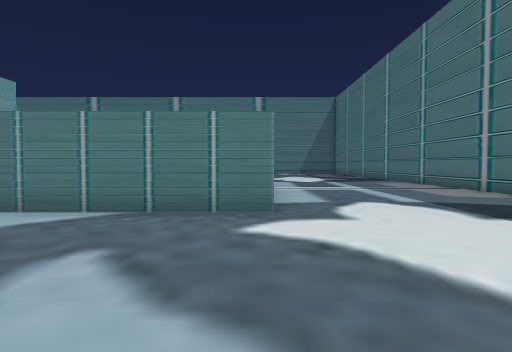
[1] (above)

24 first-person views from a walk through a scene from a Unity 3-D project. The camera is 1.5 m above the floor, tilts 2° down and sees 75° across. The floor is counted in squares, 1.8 m on a side. Each view is taken from the middle of a square. On the plan, view 1 faces up. The plan holds only what a view shows up to about 11 squares ahead; the rest is blank. The place goes on beyond the plan. The player is left out.

[2]
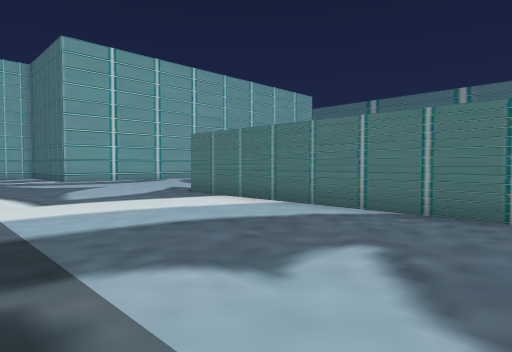

[3]
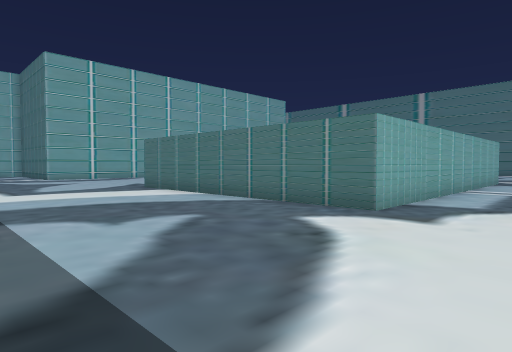

[4]
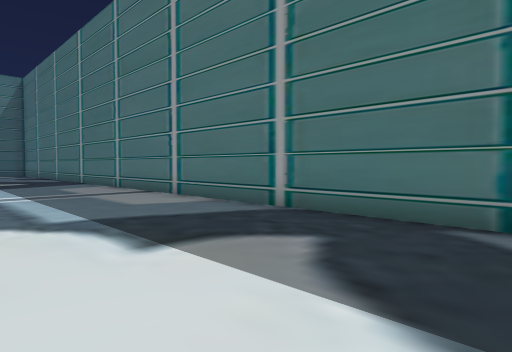

[5]
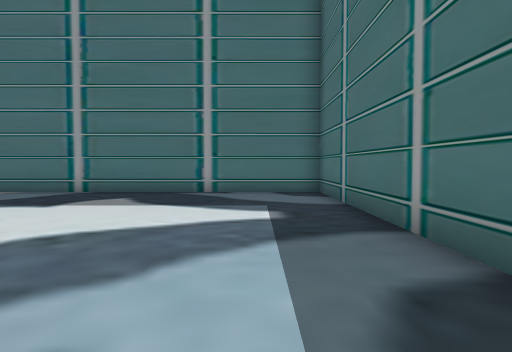

[6]
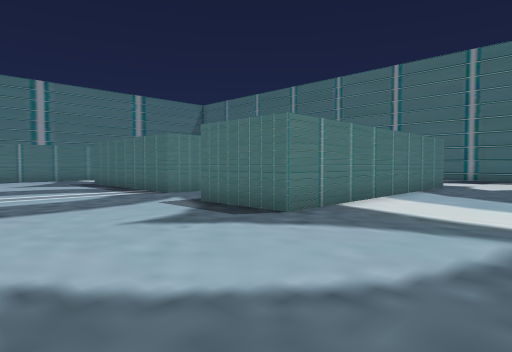

[7]
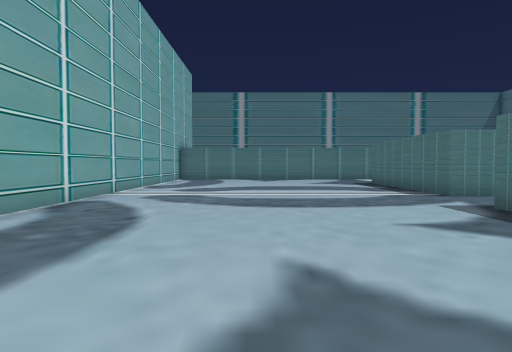

[8]
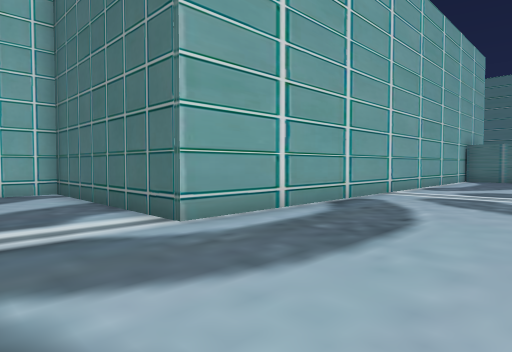

[9]
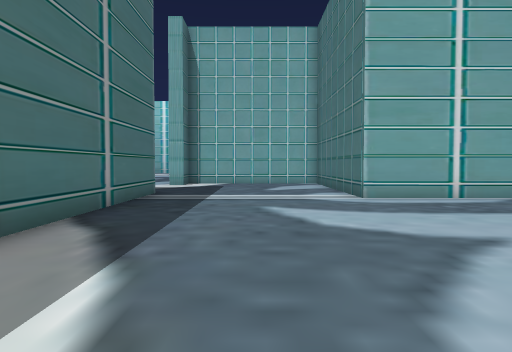

[10]
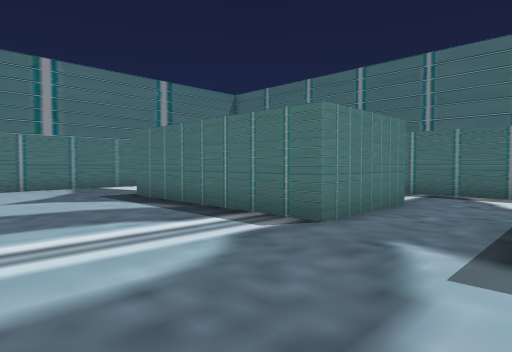

[11]
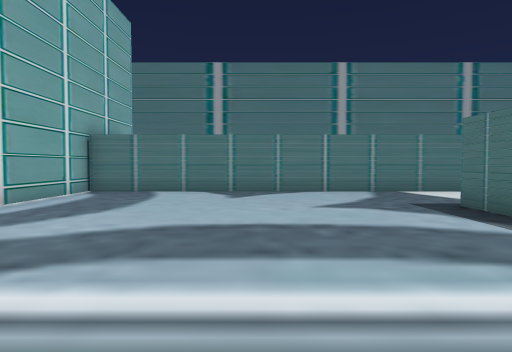

[12]
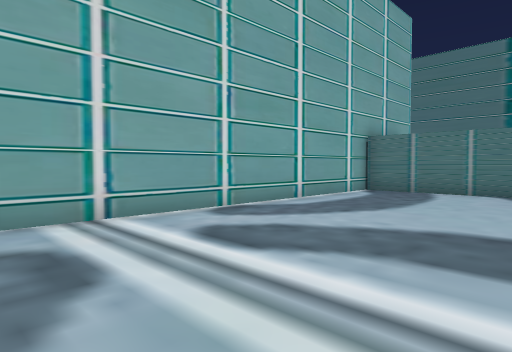

[13]
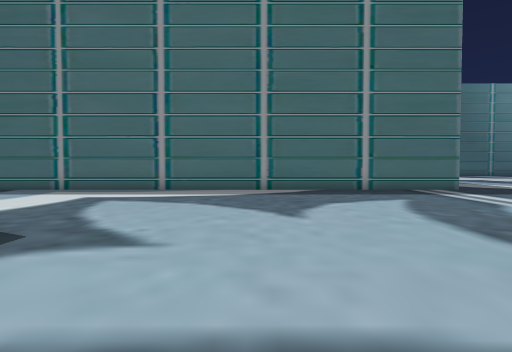

[14]
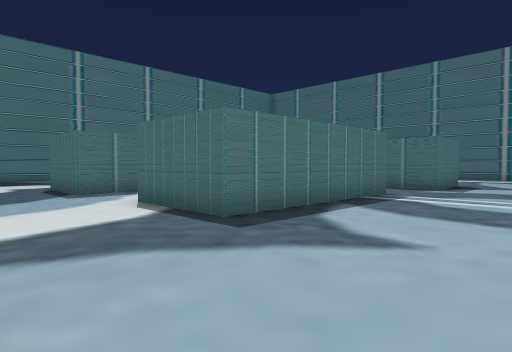

[15]
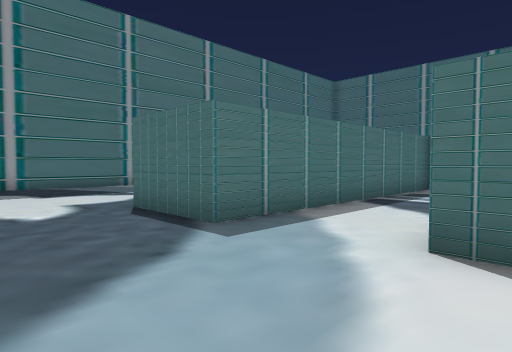

[16]
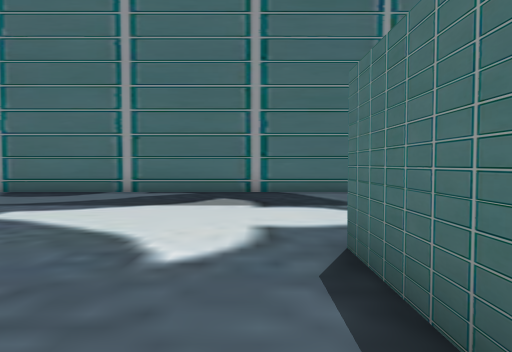

[17]
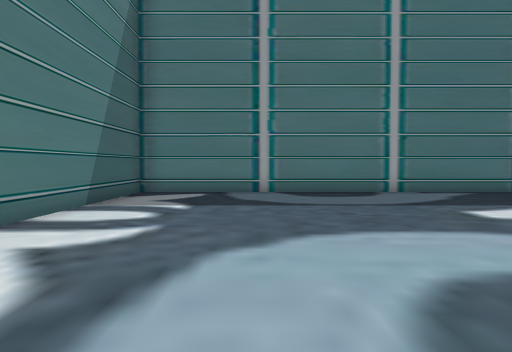

[18]
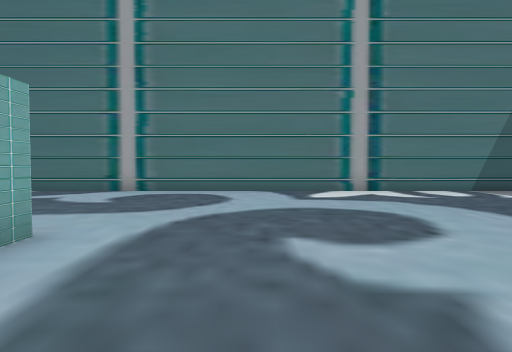

[19]
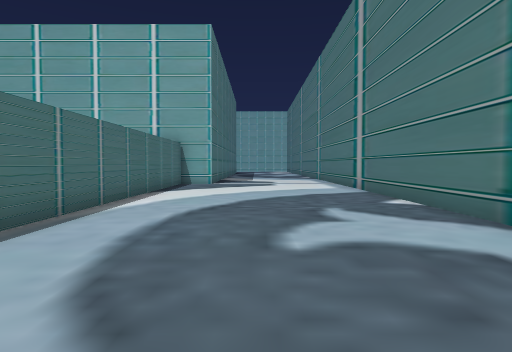

[20]
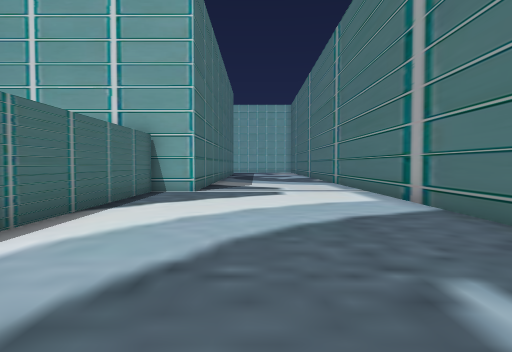

[21]
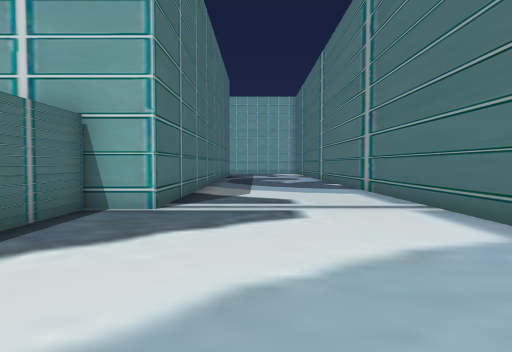

[22]
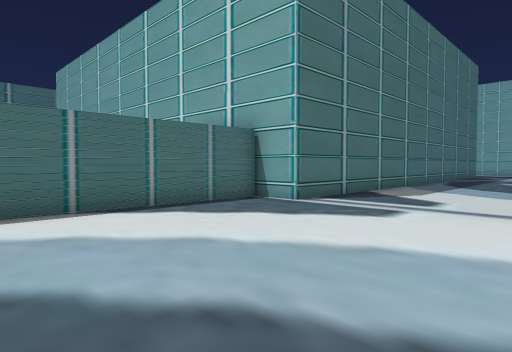

[23]
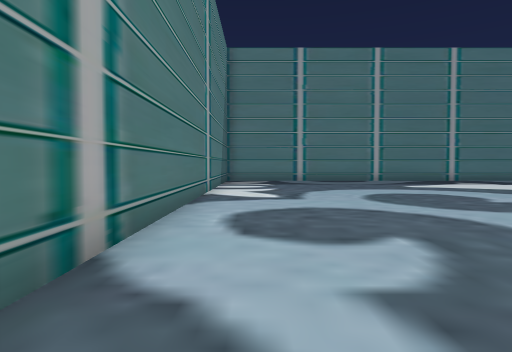

[24]
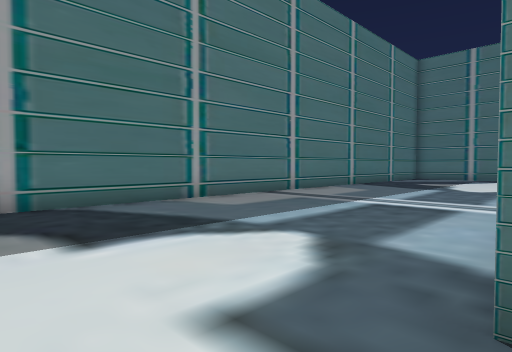

### Floor plan
Points are (right, up) in squares from view 1. A wall is a line through its corners. A room is listed if a view was taken in it or the views show most of it. See-through windows are left out.
Room 1 (views 1, 2, 3, 4, 5, 6, 7, 8, 9, 10, 11, 12, 13, 14, 15, 16, 17, 18, 19, 20, 21, 22, 23, 24)
walls: (-4.9, 10.7) (-7.9, 10.7) (-7.9, 16.6) (-4.9, 16.6); (-5.6, 20.3) (-17.2, 20.3) (-17.2, 4.6) (-22.5, 4.6); (-2.2, 8.2) (-2.2, 17.1) (0.4, 17.1); (0.3, 12.9) (0.3, 5.7) (-8.5, 5.7) (-8.5, 8.3) (-8.1, 8.3); (-5.6, 22.9) (-5.6, 22.2); (-22, 24.1) (-17.2, 24.1) (-17.2, 22.8) (-7.1, 22.8); (-0.6, -0.9) (7, -0.9) (7, 29.5) (-22, 29.5); (-18.8, -0.9) (-3.5, -0.9)

Where each view was taken, in squares from view 1:
view 1: 0 up, 0 right, facing up
view 2: 0 up, 0 right, facing up-left
view 3: 0 up, 3 right, facing up-left
view 4: 2 up, 2 right, facing up-right
view 5: 1 up, 3 left, facing right
view 6: 2 up, 13 left, facing up-right
view 7: 2 up, 13 left, facing up
view 8: 2 up, 13 left, facing up-left
view 9: 2 up, 9 left, facing left
view 10: 8 up, 12 left, facing up-right
view 11: 10 up, 12 left, facing up
view 12: 10 up, 12 left, facing up-left
view 13: 10 up, 12 left, facing down
view 14: 20 up, 12 left, facing down-right
view 15: 20 up, 6 left, facing down-right
view 16: 18 up, 3 left, facing right
view 17: 26 up, 3 left, facing right
view 18: 19 up, 3 left, facing up
view 19: 26 up, 3 left, facing left
view 20: 26 up, 7 left, facing left
view 21: 26 up, 11 left, facing left
view 22: 29 up, 11 left, facing down-left
view 23: 28 up, 10 left, facing right
view 24: 19 up, 0 right, facing down-right
